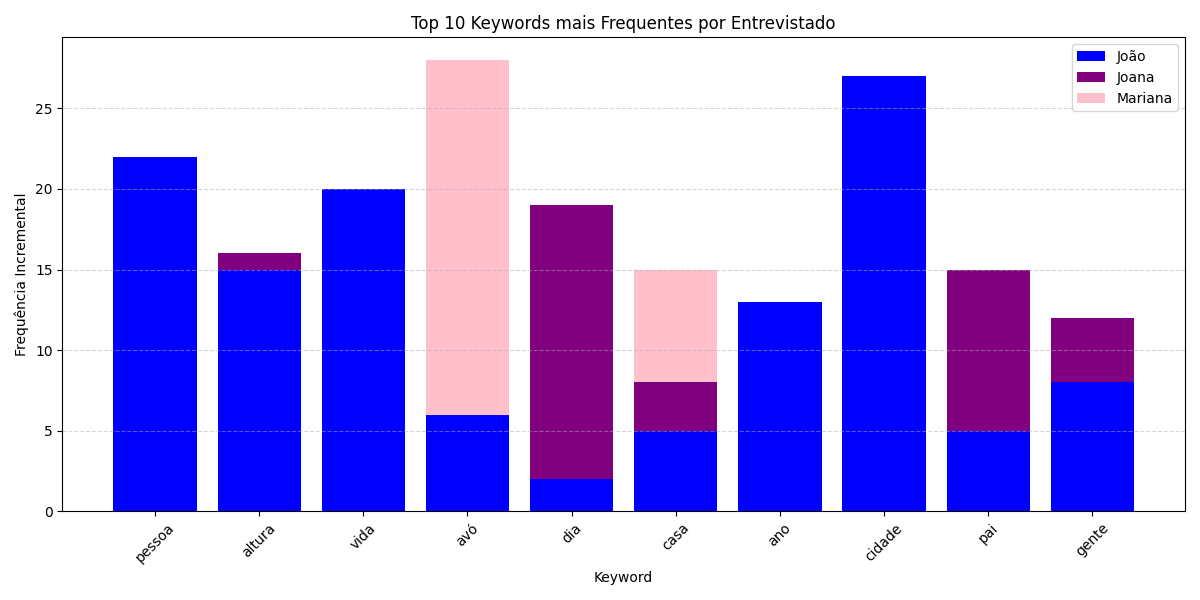

Python code for this plot:
import pandas as pd
import spacy
import matplotlib.pyplot as plt
from collections import Counter
import numpy as np

# Carregar modelo spaCy
nlp = spacy.load("pt_core_news_lg")

# Ficheiros das entrevistas
entrevistas = {
    "Joana": r"C:\Users\joana\Desktop\Joana\Universidade\UMinho\HD\AVD\BauFamiliaG1\codigos\dataset_corpus_entrevista_joana.csv",
    "João": r"C:\Users\joana\Desktop\Joana\Universidade\UMinho\HD\AVD\BauFamiliaG1\codigos\dataset_corpus_entrevista_joao.csv",
    "Mariana": r"C:\Users\joana\Desktop\Joana\Universidade\UMinho\HD\AVD\BauFamiliaG1\codigos\dataset_corpus_entrevista_mariana.csv"
}

# Dicionário para guardar contagens
contagens_keywords = {}

for nome, caminho in entrevistas.items():
    df = pd.read_csv(caminho)
    texto = " ".join(df["Pergunta"].fillna("") + " " + df["Resposta"].fillna(""))
    doc = nlp(texto)

    keywords = [
        token.lemma_.lower()
        for token in doc
        if token.pos_ in {"NOUN", "ADJ"}
        and not token.is_stop
        and token.is_alpha
        and len(token.text) > 2
    ]

    contagem = Counter(keywords)
    contagens_keywords[nome] = contagem

# Top 10 keywords mais frequentes no total
todas_keywords = Counter()
for contagem in contagens_keywords.values():
    todas_keywords.update(contagem)
top_keywords = [kw for kw, _ in todas_keywords.most_common(10)]

# Construir DataFrame com as contagens
df_keywords = pd.DataFrame({
    nome: [contagens_keywords[nome].get(kw, 0) for kw in top_keywords]
    for nome in entrevistas
}, index=top_keywords)

# Ordenar entrevistados pela soma total para o "waterfall"
somas = df_keywords.sum(axis=0).sort_values(ascending=False)
ordenados = somas.index.tolist()
df_keywords = df_keywords[ordenados]

# Calcular as diferenças incrementais (camadas do gráfico waterfall)
df_diff = df_keywords.copy()
for i in range(len(ordenados) - 1, 0, -1):
    df_diff.iloc[:, i] -= df_diff.iloc[:, i - 1]

# Salvar CSV com as diferenças incrementais
df_diff.to_csv("keywords_top10_por_entrevistado.csv", encoding="utf-8")

# Mapa de cores correto
cores = {"Joana": "purple", "João": "blue", "Mariana": "pink"}

# Gráfico waterfall por keyword
x = np.arange(len(df_keywords.index))
bar_width = 0.6

plt.figure(figsize=(12, 6))

bottom = np.zeros(len(df_keywords.index))
for nome in ordenados:
    valores = df_diff[nome].clip(lower=0)
    plt.bar(x, valores, bottom=bottom, label=nome, color=cores[nome])
    bottom += valores

plt.xticks(x, df_keywords.index, rotation=45)
plt.title("Top 10 Keywords mais Frequentes por Entrevistado")
plt.xlabel("Keyword")
plt.ylabel("Frequência Incremental")
plt.legend()
plt.grid(axis="y", linestyle="--", alpha=0.5)
plt.tight_layout()
plt.savefig("keywords_top10_triplo.png")
plt.show()